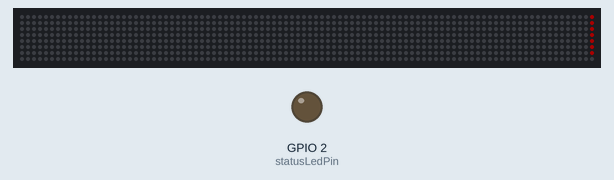
Recording of a sketch running on a simulated ESP32. Parts: 96×8 RGB LED matrix (first LED top left, wired row by row), output pins drawn as LEDs (lit = HIGH). Dim RGB values are drawn brighter than linear; nothing arrives over Bluetooth unless stated; a phone connects over Bluetooth LE 3 s after start.

Above: at 0.25 s.
At 10.15 s:
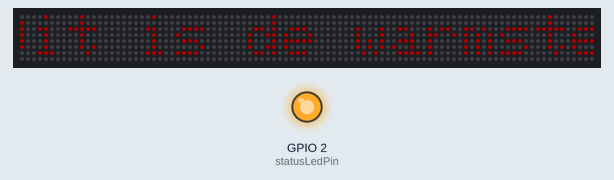
At 20.05 s:
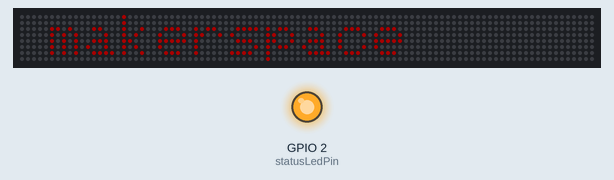
At 39.95 s:
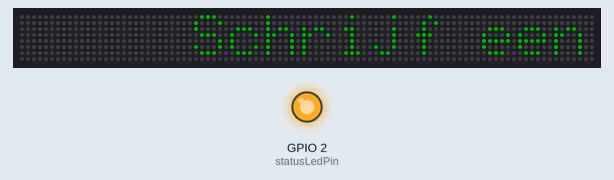
Timing chart, 0 to 40.0 s (numbered marks = the images above):
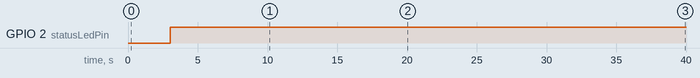

The sketch:

displayblereceiver.ino
```cpp
/* --- neopixel display for esp32 --- */
#include <FastLED_NeoMatrix.h>

#define PIN 13

#define MATRIXWIDTH 96
#define MATRIXHEIGHT 8
#define NUMMATRIX (MATRIXWIDTH * MATRIXHEIGHT)

const int  pixelPerChar = 6;
int  maxDisplacement;
String matrixText;

CRGB matrixleds[NUMMATRIX];

FastLED_NeoMatrix *matrix = new FastLED_NeoMatrix(matrixleds, MATRIXWIDTH, MATRIXHEIGHT, 1, 1,
  NEO_MATRIX_TOP     + NEO_MATRIX_LEFT +
    NEO_MATRIX_COLUMNS + NEO_MATRIX_ZIGZAG );

const uint16_t colors[] = { matrix->Color(255, 0, 0), matrix->Color(0, 255, 0), matrix->Color(0, 0, 255) };

int matrixPosX;

/* --- ble --- */
#include <BLEDevice.h>
#include <BLEServer.h>
#include <BLEUtils.h>
#include <BLE2902.h>
#include <BLEAdvertisedDevice.h>

#define statusLedPin 2
#define DEVICE_NAME "WWBA"

BLEServer *pServer = NULL;
BLECharacteristic *pTxCharacteristic;
BLECharacteristic *pRxCharacteristic;
BLEAdvertising *pAdvertising;

//BLEDescriptor *pDescriptor;
bool deviceConnected = false;
bool deviceNotifying = true;
uint8_t messageId = 0;

#define SERVICE_UUID           "6E400001-B5A3-F393-E0A9-E50E24DCCA9E" // UART service UUID
#define CHARACTERISTIC_UUID_RX "6E400002-B5A3-F393-E0A9-E50E24DCCA9E"
#define CHARACTERISTIC_UUID_TX "6E400003-B5A3-F393-E0A9-E50E24DCCA9E"

/* --- general vars --- */
unsigned long currentMillis;
unsigned long previousMillis = 0;
int displayInterval = 100;

const int messageQueueLength = 20;
String messages[messageQueueLength];
int newMessageQueueId = 0;

const int defaultMessageQueueLength = 4;
int defaultMessageId = 0;
String defaultMessages[defaultMessageQueueLength] = {
    "Dit is de warmste makerspace",
    "Schrijf een bericht voor de makers",
    "Team Scheire maakt oplossingen voor problemen",
    "Volg ons op instagram via @canvas_tv"
};


/* blacklog
 *  add ldr support for light sensitivity
 *  random colors? More color variation on the letters?
 */


/* functions */
class MyServerCallbacks: public BLEServerCallbacks {
    void onConnect(BLEServer* pServer) {
      deviceConnected = true;
      digitalWrite(statusLedPin, HIGH);
    };

    void onDisconnect(BLEServer* pServer) {
      deviceConnected = false;
      digitalWrite(statusLedPin, LOW);
    }
};

class MyCharacteristicCallbacks: public BLECharacteristicCallbacks {
    void onWrite(BLECharacteristic *pCharacteristic) {
      std::string rxValue = pCharacteristic->getValue();

      if (rxValue.length() > 0) {
        messages[newMessageQueueId] = rxValue.c_str();
        newMessageQueueId++;
      }
    }
};

void fetchNextMessage() {
  matrix->setTextColor(getMatrixColor());

  if (messages[0].length() > 0) {
    matrixText = messages[0];
    for (uint8_t x = 1; x < messageQueueLength; x++) {
      messages[x-1] = messages[x];
    }
    newMessageQueueId--;
  } else {
    matrixText = defaultMessages[defaultMessageId];
    defaultMessageId++;
    if (defaultMessageId >= defaultMessageQueueLength) {
      defaultMessageId = 0;
    }
  }

  maxDisplacement = matrixText.length() * pixelPerChar + MATRIXWIDTH - 30; // added -30 to speed up the next message
  matrixPosX = MATRIXWIDTH;
}

uint16_t getMatrixColor() {
  if (!deviceConnected) {
    return colors[0];
  } else if (messages[0].length() > 0) {
    return colors[2];
  } else {
    return colors[1];
  }
}

bool initBLE() {
  BLEDevice::init(DEVICE_NAME);

  // Create the BLE Server
  pServer = BLEDevice::createServer();
  pServer->setCallbacks(new MyServerCallbacks());

  // Create the BLE Service
  BLEService *pService = pServer->createService(SERVICE_UUID);

  // Create a BLE Characteristic
  pTxCharacteristic = pService->createCharacteristic(
                      CHARACTERISTIC_UUID_TX,
                      BLECharacteristic::PROPERTY_NOTIFY
                    );

  pTxCharacteristic->addDescriptor(new BLE2902());

  pRxCharacteristic = pService->createCharacteristic(
                                         CHARACTERISTIC_UUID_RX,
                                         BLECharacteristic::PROPERTY_WRITE
                                       );

  pRxCharacteristic->setCallbacks(new MyCharacteristicCallbacks());

  // Start the service
  pService->start();

  // Start advertising
  pAdvertising = pServer->getAdvertising();
  pAdvertising->addServiceUUID(BLEUUID(SERVICE_UUID));
  BLEAdvertisementData oScanResponseData = BLEAdvertisementData();
  pAdvertising->setScanResponseData(oScanResponseData);
  pAdvertising->start();

  return true;
}

void setup() {
  pinMode(statusLedPin, OUTPUT);

  FastLED.addLeds<NEOPIXEL,PIN>(matrixleds, NUMMATRIX);
  matrix->begin();
  matrix->setTextWrap(false);
  matrix->setBrightness(40);
  matrix->setCursor(0, 0);
  matrix->print("booting...");
  matrix->show();

  if (!initBLE()) {
    matrix->setCursor(0, 0);
    matrix->print("BLE failed");
    matrix->show();
  }

  fetchNextMessage();
}

void loop() {
  currentMillis = millis();

  if (currentMillis - previousMillis >= displayInterval) {
    previousMillis = currentMillis;
    matrix->fillScreen(0);
    matrix->setCursor(matrixPosX, 0);
    matrix->print(matrixText);
    if (--matrixPosX < -maxDisplacement) {
      fetchNextMessage();
    }
    matrix->show();
  }
}
```

Measured:
- by itself, GPIO 2 (statusLedPin): LOW → HIGH at 3.0 s
